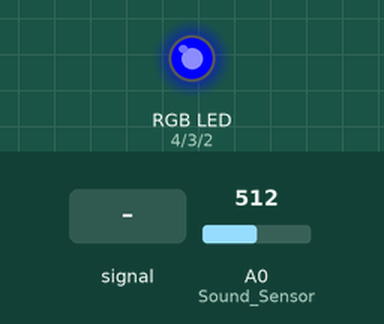
This sketch was run on a simulated Arduino Uno, built with avr-gcc and run on an emulated ATmega328P. Parts: an RGB LED mixed from three pins (HIGH = lit). Inputs (shaded band) come from the test bench; at power-on: A0 (Sound_Sensor) = 512. Dim RGB values are drawn brighter than linear.

Above: at 1.2 s.
1.3 s: A0 (Sound_Sensor) fed a 200 Hz sine of ±81 counts around its level
At 1.8 s:
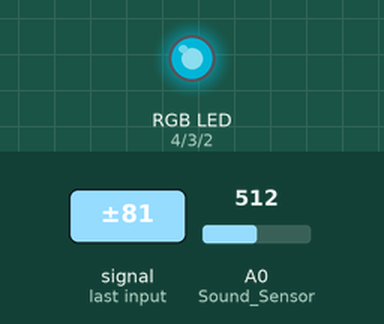
2.8 s: A0 (Sound_Sensor) set to 490
At 3.7 s:
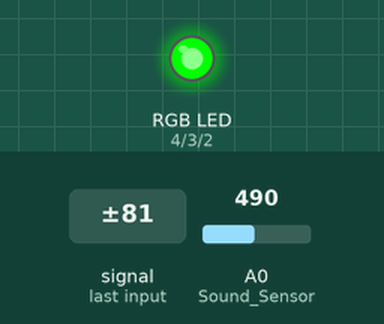
4.3 s: A0 (Sound_Sensor) fed a 1000 Hz sine of ±255 counts around its level
At 4.9 s:
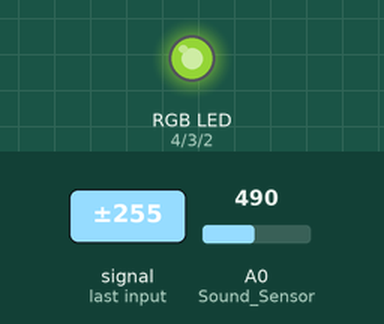
5.8 s: A0 (Sound_Sensor) fed a 2 Hz sine of ±306 counts around its level
8.8 s: A0 (Sound_Sensor) fed a 50 Hz sine of ±306 counts around its level
10.6 s: A0 (Sound_Sensor) set to 510
At 11.6 s:
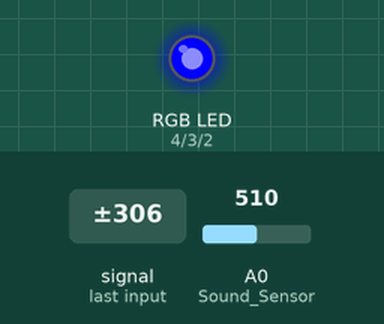
Timing chart, 0 to 13.1 s (numbered marks = the images above; inputs shaded):
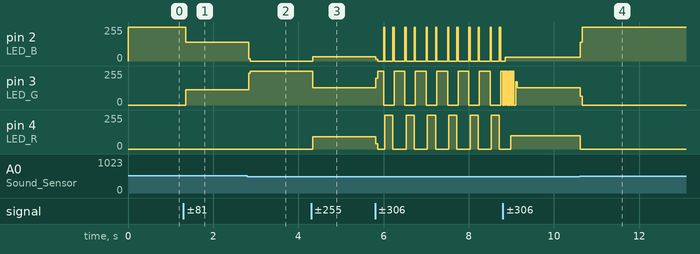

The sketch:

7______3_RGB_LED___.ino
```cpp
int Sound_Sensor = A0;
int Sensor_val;
int LED_R = 4;
int LED_G = 3;
int LED_B = 2;

void setup() {
    pinMode(LED_R,OUTPUT);
    pinMode(LED_G,OUTPUT);
    pinMode(LED_B,OUTPUT);
}

void loop() {
    Sensor_val = analogRead(Sound_Sensor);
    if(Sensor_val <= 500) {
        digitalWrite(LED_R,LOW);
        digitalWrite(LED_G,HIGH);
        digitalWrite(LED_B,LOW);
    } else if(Sensor_val <= 600) {
        digitalWrite(LED_R,LOW);
        digitalWrite(LED_G,LOW);
        digitalWrite(LED_B,HIGH);
    } else {
        digitalWrite(LED_R,HIGH);
        digitalWrite(LED_G,LOW);
        digitalWrite(LED_B,LOW);
    }
}
```

Measured:
- after the input at 1.3 s, pin 2 (LED_B): 255/255 → 139/255 after 0.05 s; pin 3 (LED_G): 0/255 → 116/255 after 0.05 s
- after the input at 2.8 s, pin 2 (LED_B): 139/255 → 0/255 at once; pin 3 (LED_G): 116/255 → 255/255 at once
- after the input at 4.3 s, pin 2 (LED_B): 0/255 → 33/255 at once; pin 3 (LED_G): 255/255 → 131/255 at once; pin 4 (LED_R): 0/255 → 91/255 at once
- after the input at 10.6 s, pin 2 (LED_B): 27/255 → 255/255 at once; pin 3 (LED_G): 130/255 → 0/255 at once; pin 4 (LED_R): 100/255 → 0/255 at once
